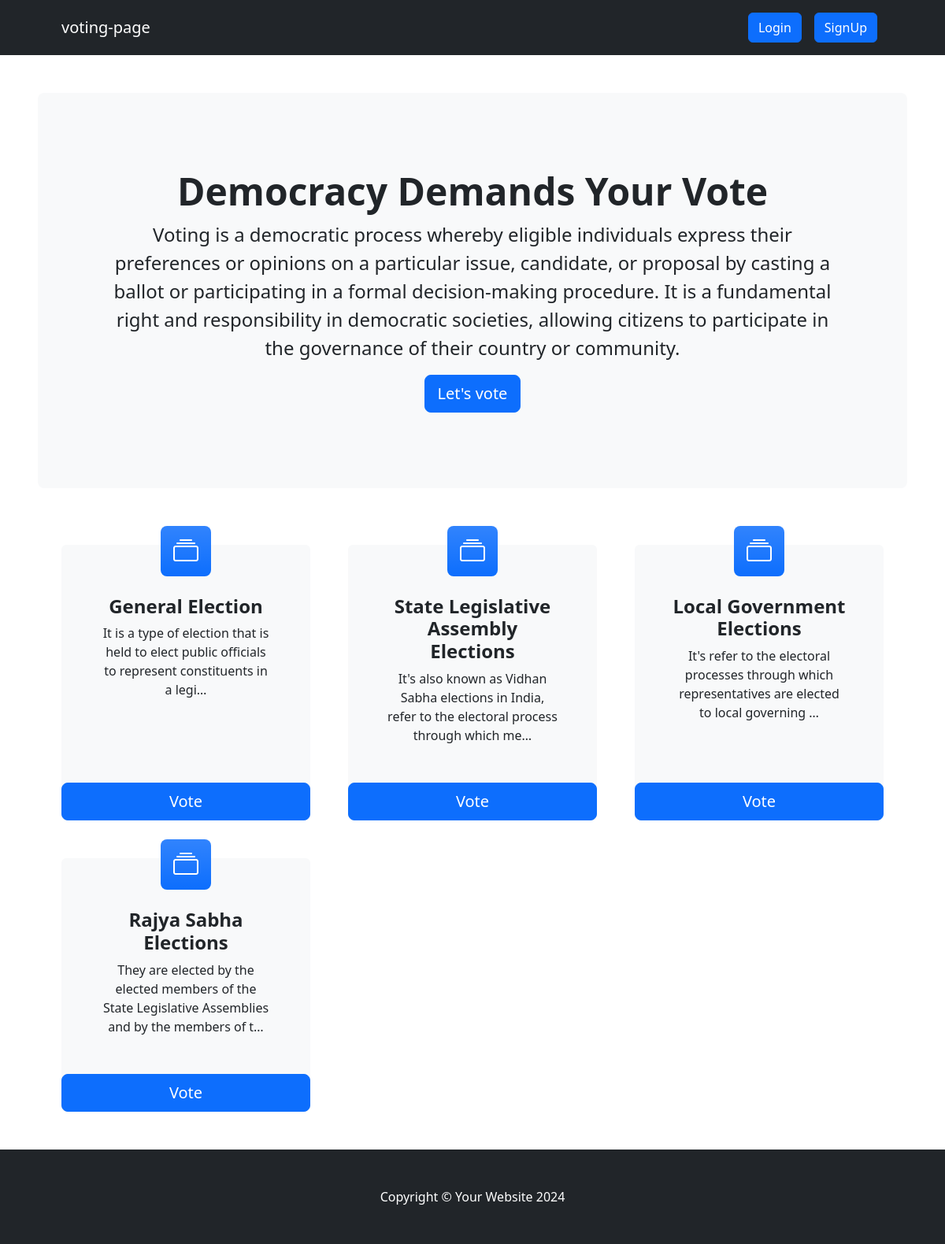
Screenshot of /vote/ with the database file from the repository.
### voteapp/models.py (models this page shows, shortened)
class Category(models.Model):
    title = models.CharField(max_length=200)
    slug = models.SlugField(blank=True, null=True)
    description = models.TextField(blank=True, null=True)
    total_vote = models.IntegerField(default=0)
    voters = models.ManyToManyField(User, blank=True)

### voteapp/views.py (the view)
# urls.py: path("", views.index, name="index"),
def  index(request):
    categories = Category.objects.all()
    context = {"categories":categories}
    return render(request, "index.html", context)

### voteapp/templates/index.html
{% extends 'base.html' %}
{% block content %}
<header class="py-5">
    <div class="container-fluid px-lg-5">
        <div class="p-4 p-lg-5 bg-light rounded-3 text-center">
            <div class="m-4 m-lg-5">
                <h1 class="display-5 fw-bold">Democracy Demands Your Vote</h1>
                <p class="fs-4">Voting is a democratic process whereby eligible individuals express their preferences or opinions on a particular issue, candidate, or proposal by casting a ballot or participating in a formal decision-making procedure. It is a fundamental right and responsibility in democratic societies, allowing citizens to participate in the governance of their country or community.
                     </p>
                <a class="btn btn-primary btn-lg" href="#votingSection">Let's vote</a>
            </div>
        </div>
    </div>
</header>
<section class="pt-4" id="votingSection">
    <div class="container px-lg-5">
        <div class="row gx-lg-5">
            {% for category in categories  %}
            <div class="col-lg-4 col-xxl-3 mb-5">
                <div class="card bg-light border-0 h-100">
                    <div class="card-body text-center p-4 p-lg-5 pt-0 pt-lg-0">
                        <div class="feature bg-primary bg-gradient text-white rounded-3 mb-4 mt-n4"><i class="bi bi-collection"></i></div>
                        <h2 class="fs-4 fw-bold">{{category.title}}</h2>
                        <p class="mb-0">{{category.description | truncatechars:100}}</p>
                    </div>
                    <a class="btn btn-primary btn-lg" href="{% url 'detail' category.slug  %}">Vote</a>
                </div>
            </div>
            {% endfor %}
        </div>
    </div>
</section>
{% endblock content %}

### voteapp/static/style.css (style rules this page uses)
* { box-sizing: border-box; }

### rows the page displays
Category: title "General Election", description "It is a type of election that is held to elect public officials to represent constituents in a legi…"
Category: title "State Legislative Assembly Elections", description "It's also known as Vidhan Sabha elections in India, refer to the electoral process through which me…"
Category: title "Local Government Elections", description "It's refer to the electoral processes through which representatives are elected to local governing …"
Category: title "Rajya Sabha Elections", description "They are elected by the elected members of the State Legislative Assemblies and by the members of t…"
